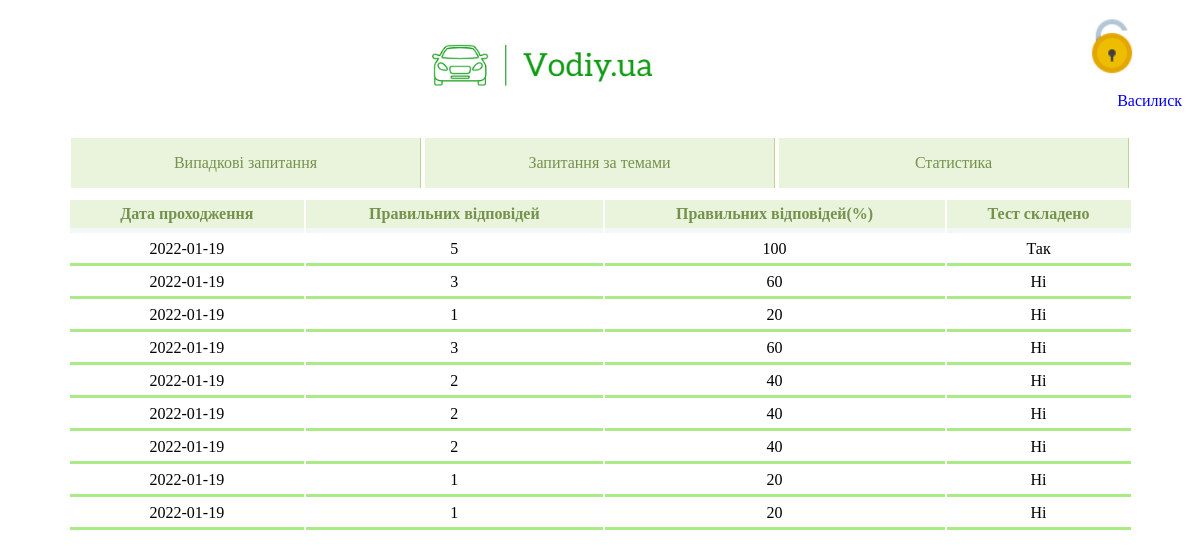
/home/statistics (signed in), run on the app's committed database.
### models.py (models this page shows)
class Users(db.Model):
    id = db.Column(db.Integer, primary_key=True)
    login = db.Column(db.String, unique=True)
    email = db.Column(db.String, unique=True)
    password = db.Column(db.String, nullable=False)
    tests = db.relationship('History', backref='users')

class History(db.Model):
    id = db.Column(db.Integer, primary_key=True)
    user_id = db.Column(db.Integer, db.ForeignKey('users.id'), nullable=False)
    correct_answers_number = db.Column(db.Integer, nullable=False)
    correct_answers_percent = db.Column(db.Integer, nullable=False)
    complete = db.Column(db.Boolean, nullable=False)
    date = db.Column(db.Date, nullable=False)

### user/user.py (the view)
@user.route('/statistics',  methods=("GET", "POST"))
@login_required
def statistics():
    results_tests = DataBase.get_history_user(Visitor.get_name())
    if results_tests.tests is not None:
        return render_template('user/statistics.html', user=Visitor, tests=results_tests.tests, number_results_find=len(results_tests.tests))
    else:
        return render_template('user/statistics.html', user=Visitor, number_results_find=0)

### DataBase.py (called while the page is built)
    @classmethod
    def get_history_user(cls, user_name):
        return Users.query.filter_by(login=user_name).first()

### Visitor.py (called while the page is built)
    @classmethod
    def is_authorized(cls):
        if session.get('logged') == 'True':
            return True
        else:
            return False

    @classmethod
    def get_name(cls):
        if session.get('logged'):
            return session.get('user_name')
        else:
            return 'Not authorized'

### user/user.py (called while the page is built)
def login_required(f):
    @wraps(f)
    def decorated_function(*args, **kwargs):
        if Visitor.is_authorized() is not True:
            return redirect(url_for('user.login', next=request.url))
        return f(*args, **kwargs)
    return decorated_function

### user/templates/user/statistics.html
{% extends "user/base.html" %}
{% block content %}
<link type="text/css" rel="stylesheet" href="{{ url_for('user.static', filename='css/table.css') }}"/>
<center>
	<table class="table">
		<thead>
			<tr>
				<th>Дата проходження</th>
				<th>Правильних відповідей</th>
				<th>Правильних відповідей(%)</th>
				<th>Тест складено</th>
			</tr>
		</thead>
		{% if number_results_find == 0 %}
		<tbody>
		<tr><td colspan="4" align="center" style="color: #74924C;">Ця таблиця порожня! Наразі Ви не пройшли жодного випадкового тесту.</td></tr>
		</tbody>
		{% else %}
		{% for test_completed in tests %}
		<tbody>
			<tr>
				<td align="center"> {{ test_completed.date }} </td>
				<td align="center"> {{ test_completed.correct_answers_number }} </td>
				<td align="center"> {{ test_completed.correct_answers_percent }} </td>
				{% if test_completed.complete %}
				<td align="center"> Так</td>
				{% else %}
				<td align="center"> Ні </td>
				{% endif %}
			</tr>
		</tbody>
		{% endfor %}
		{% endif %}
	</table>
</center>
{% endblock %}

### user/templates/user/base.html (shortened to what this page needs)
<!DOCTYPE html>
<html lang="en">
<head>
    <link type="text/css" rel="stylesheet" href="{{ url_for('user.static', filename='css/menu.css') }}"/>
    <link type="text/css" rel="stylesheet" href="{{ url_for('user.static', filename='css/styles.css') }}"/>
</head>
<body>
<div class="wrapper">
    <div class="header">
        <div class="inner-header" style="text-align:center;">
            <img src="static/img/logo.png" height="120px;" >
            <a href="sign-in">
                {% if(user.is_authorized()) %}
                <img src="static/img/unlock.png" height="60px;" align="right" style="margin-top:10px; margin-right:50px;">
                {% else %}
                <img src="static/img/lock.png" height="60px;" align="right" style="margin-top:10px; margin-right:50px;">
                {% endif %}
                <p align="right" style="margin-top: -40px; padding-right:10px;">{{user.get_name()}}</p>
            </a>
        </div>
    </div>
    <div class="pagination">
        <div class="inner-pagination">
            <nav class="three" style="text-align:center;">
                <ul>
                    <li><a href="random_questions">Випадкові запитання</a></li>
                    <li><a href="questions_without_answers">Запитання за темами</a></li>
                    <li><a href="statistics">Статистика</a></li>
                </ul>
            </nav>
        </div>
    </div>
    {% block content %}
    {% endblock %}
</div>
</body>
</html>

### user/static/css/menu.css (style rules this page uses)
ul { list-style: none; margin: 0 auto; }
a { text-decoration: none; font-family: lucida console; transition: .5s linear; }
.three ul { padding: 0; border-color: #71e761; }
.three li { display: inline-block; width: 350px; }
.three a { padding: 1em; display: block; color: #74924C; border-right: 1px solid #BAD78B; background: rgba(186, 215, 139, .3); }

### user/static/css/styles.css (style rules this page uses)
* { box-sizing: border-box; }
.header { margin-bottom: 10px; }
.inner-header { height: 120px; }
.pagination { margin-bottom: 10px; }
.inner-pagination { height: 50px; }

### user/static/css/table.css (style rules this page uses)
.table { width: 1065px; margin-bottom: 20px; border: 15px solid rgb(170,234,135) border-top: 5px solid rgba(190, 215, 139, .3) border-collapse: collapse; }
.table th { font-weight: bold; padding: 5px; background: rgba(186, 215, 139, .3); border: none; color: #74924C; border-bottom: 5px solid #F2F8F8; font-family: lucida console; }
.table td { padding: 5px; border: none; border-bottom: 3px solid rgb(170,234,135); font-family: lucida console; transition: .5s linear; }

### data on the page
Users: get_name "Василиск"
History: date "2022-01-19", correct_answers_number "5", correct_answers_percent "100", complete "Так"
History: date "2022-01-19", correct_answers_number "3", correct_answers_percent "60", complete "Ні"
History: date "2022-01-19", correct_answers_number "1", correct_answers_percent "20", complete "Ні"
History: date "2022-01-19", correct_answers_number "3", correct_answers_percent "60", complete "Ні"
History: date "2022-01-19", correct_answers_number "2", correct_answers_percent "40", complete "Ні"
History: date "2022-01-19", correct_answers_number "2", correct_answers_percent "40", complete "Ні"
History: date "2022-01-19", correct_answers_number "2", correct_answers_percent "40", complete "Ні"
History: date "2022-01-19", correct_answers_number "1", correct_answers_percent "20", complete "Ні"
History: date "2022-01-19", correct_answers_number "1", correct_answers_percent "20", complete "Ні"
